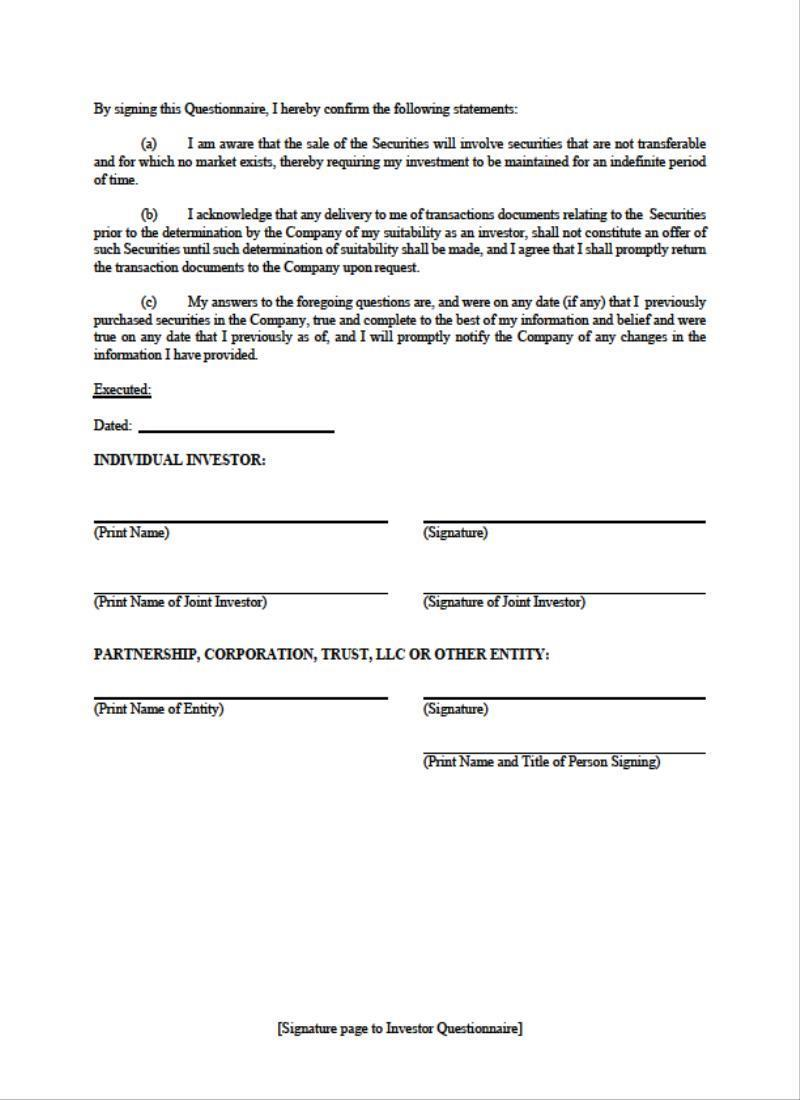
#> input picture edgar/set-c/c012/bicx_ex101img23.jpg, 800 x 1100 px
$ python rowruns.py ../../set-c/c012/bicx_ex101img23.jpg 5 5 5
#> lines starting #> are read from the running program, lines starting #| are printed output that depends on the picture
import sys, numpy as np
from PIL import Image
im = np.asarray(Image.open(sys.argv[1]).convert('RGB')).astype(int).min(axis=2)
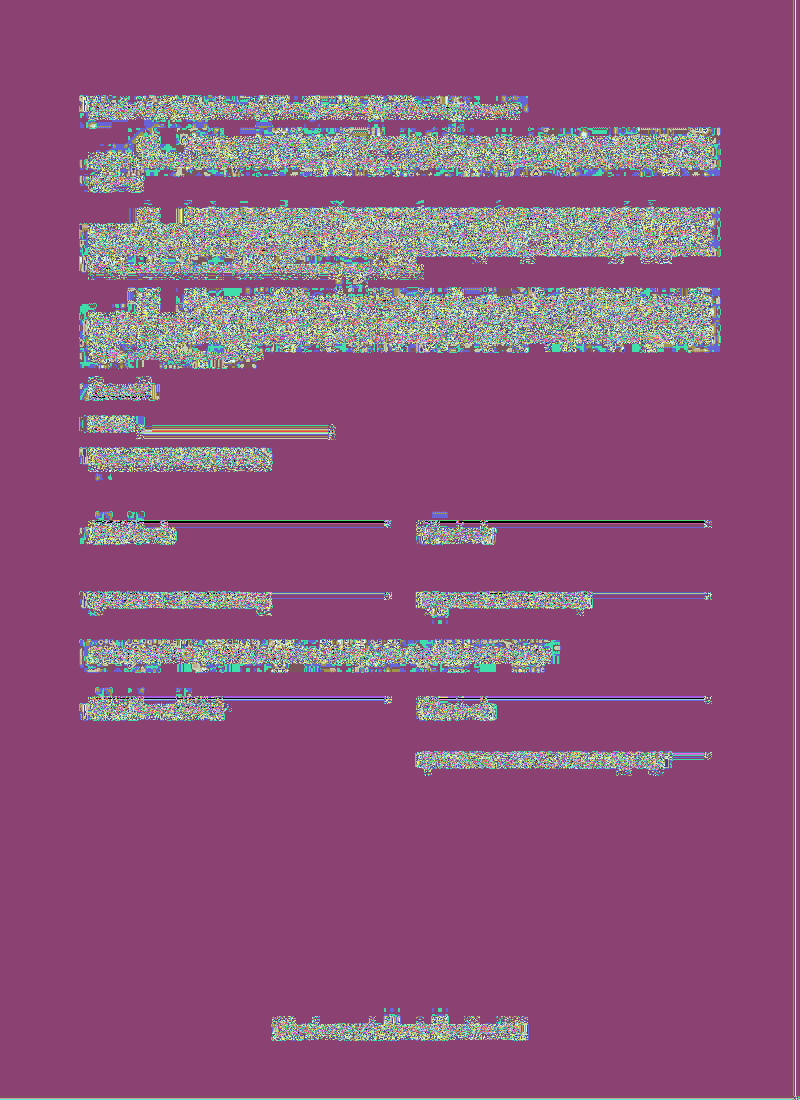
#> im: shape (1100, 800) int64; 256 distinct labels, from 0 to 255; one colour per label, 0 black
for y in range(int(sys.argv[2]), int(sys.argv[3])):
    r = im[y]; xs = np.where(r < int(sys.argv[4]) if len(sys.argv) > 4 else r < 150)[0]
    if not len(xs): continue
    runs = []; s = p = xs[0]
    for x in xs[1:]:
        if x > p + 1: runs.append((int(s), int(p) + 1)); s = x
        p = x
    runs.append((int(s), int(p) + 1))
    L = [r for r in runs if r[1] - r[0] > 15]
    if L: print(y, L)
